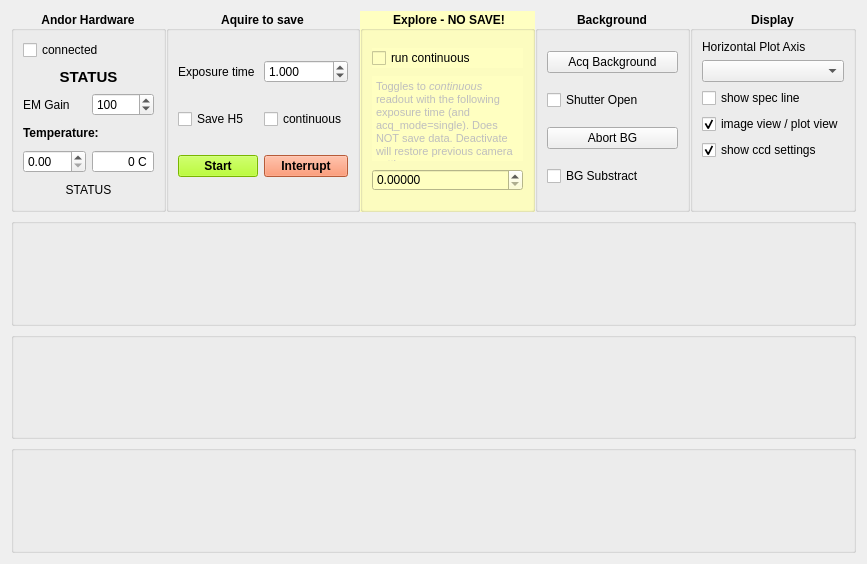
<?xml version="1.0" encoding="UTF-8"?>
<ui version="4.0">
 <class>Form</class>
 <widget class="QWidget" name="Form">
  <property name="geometry">
   <rect>
    <x>0</x>
    <y>0</y>
    <width>867</width>
    <height>564</height>
   </rect>
  </property>
  <property name="windowTitle">
   <string>Form</string>
  </property>
  <layout class="QVBoxLayout" name="verticalLayout_3">
   <item>
    <widget class="QWidget" name="Controlls" native="true">
     <property name="sizePolicy">
      <sizepolicy hsizetype="Preferred" vsizetype="Maximum">
       <horstretch>0</horstretch>
       <verstretch>0</verstretch>
      </sizepolicy>
     </property>
     <layout class="QHBoxLayout" name="horizontalLayout">
      <property name="spacing">
       <number>0</number>
      </property>
      <property name="leftMargin">
       <number>0</number>
      </property>
      <property name="topMargin">
       <number>0</number>
      </property>
      <property name="rightMargin">
       <number>0</number>
      </property>
      <property name="bottomMargin">
       <number>0</number>
      </property>
      <item>
       <widget class="QGroupBox" name="gridGroupBox">
        <property name="sizePolicy">
         <sizepolicy hsizetype="Preferred" vsizetype="Preferred">
          <horstretch>0</horstretch>
          <verstretch>0</verstretch>
         </sizepolicy>
        </property>
        <property name="font">
         <font>
          <weight>75</weight>
          <bold>true</bold>
         </font>
        </property>
        <property name="title">
         <string>Andor Hardware</string>
        </property>
        <property name="alignment">
         <set>Qt::AlignCenter</set>
        </property>
        <layout class="QGridLayout" name="gridLayout_6">
         <item row="4" column="0">
          <widget class="QDoubleSpinBox" name="temp_setpoint_doubleSpinBox">
           <property name="font">
            <font>
             <weight>50</weight>
             <bold>false</bold>
            </font>
           </property>
          </widget>
         </item>
         <item row="2" column="0">
          <widget class="QLabel" name="label_21">
           <property name="font">
            <font>
             <weight>50</weight>
             <bold>false</bold>
            </font>
           </property>
           <property name="text">
            <string>EM Gain</string>
           </property>
          </widget>
         </item>
         <item row="2" column="1">
          <widget class="QDoubleSpinBox" name="andor_ccd_emgain_doubleSpinBox">
           <property name="font">
            <font>
             <weight>50</weight>
             <bold>false</bold>
            </font>
           </property>
           <property name="keyboardTracking">
            <bool>false</bool>
           </property>
           <property name="decimals">
            <number>0</number>
           </property>
           <property name="maximum">
            <double>4096.000000000000000</double>
           </property>
           <property name="singleStep">
            <double>1.000000000000000</double>
           </property>
           <property name="value">
            <double>100.000000000000000</double>
           </property>
          </widget>
         </item>
         <item row="4" column="1">
          <widget class="QDoubleSpinBox" name="andor_ccd_temp_doubleSpinBox">
           <property name="font">
            <font>
             <weight>50</weight>
             <bold>false</bold>
            </font>
           </property>
           <property name="focusPolicy">
            <enum>Qt::NoFocus</enum>
           </property>
           <property name="alignment">
            <set>Qt::AlignRight|Qt::AlignTrailing|Qt::AlignVCenter</set>
           </property>
           <property name="readOnly">
            <bool>true</bool>
           </property>
           <property name="buttonSymbols">
            <enum>QAbstractSpinBox::NoButtons</enum>
           </property>
           <property name="suffix">
            <string> C</string>
           </property>
           <property name="decimals">
            <number>0</number>
           </property>
           <property name="minimum">
            <double>-300.000000000000000</double>
           </property>
           <property name="maximum">
            <double>999.000000000000000</double>
           </property>
          </widget>
         </item>
         <item row="5" column="0" colspan="2">
          <widget class="QLabel" name="temp_status_label">
           <property name="font">
            <font>
             <weight>50</weight>
             <bold>false</bold>
            </font>
           </property>
           <property name="text">
            <string>STATUS</string>
           </property>
           <property name="alignment">
            <set>Qt::AlignCenter</set>
           </property>
          </widget>
         </item>
         <item row="1" column="0" colspan="2">
          <widget class="QLabel" name="andor_ccd_status_label">
           <property name="font">
            <font>
             <pointsize>11</pointsize>
             <weight>75</weight>
             <bold>true</bold>
            </font>
           </property>
           <property name="text">
            <string>STATUS</string>
           </property>
           <property name="alignment">
            <set>Qt::AlignCenter</set>
           </property>
          </widget>
         </item>
         <item row="3" column="0" colspan="2">
          <widget class="QLabel" name="label_22">
           <property name="font">
            <font>
             <weight>75</weight>
             <bold>true</bold>
            </font>
           </property>
           <property name="text">
            <string>Temperature:</string>
           </property>
          </widget>
         </item>
         <item row="0" column="0" colspan="2">
          <widget class="QCheckBox" name="hw_connect_checkBox">
           <property name="font">
            <font>
             <weight>50</weight>
             <bold>false</bold>
            </font>
           </property>
           <property name="text">
            <string>connected</string>
           </property>
          </widget>
         </item>
        </layout>
       </widget>
      </item>
      <item>
       <widget class="QGroupBox" name="groupBox_scancontrol">
        <property name="enabled">
         <bool>true</bool>
        </property>
        <property name="sizePolicy">
         <sizepolicy hsizetype="Preferred" vsizetype="Preferred">
          <horstretch>0</horstretch>
          <verstretch>0</verstretch>
         </sizepolicy>
        </property>
        <property name="font">
         <font>
          <weight>75</weight>
          <bold>true</bold>
         </font>
        </property>
        <property name="title">
         <string>Aquire to save</string>
        </property>
        <property name="alignment">
         <set>Qt::AlignCenter</set>
        </property>
        <layout class="QGridLayout" name="gridLayout_4">
         <item row="5" column="1">
          <widget class="QPushButton" name="andor_ccd_start_pushButton">
           <property name="font">
            <font>
             <weight>75</weight>
             <bold>true</bold>
            </font>
           </property>
           <property name="styleSheet">
            <string notr="true">background-color: rgb(170, 255, 0)</string>
           </property>
           <property name="text">
            <string>Start</string>
           </property>
          </widget>
         </item>
         <item row="1" column="1">
          <widget class="QLabel" name="label">
           <property name="font">
            <font>
             <weight>50</weight>
             <bold>false</bold>
            </font>
           </property>
           <property name="text">
            <string>Exposure time</string>
           </property>
          </widget>
         </item>
         <item row="4" column="1">
          <widget class="QCheckBox" name="save_h5_checkBox">
           <property name="font">
            <font>
             <weight>50</weight>
             <bold>false</bold>
            </font>
           </property>
           <property name="text">
            <string>Save H5</string>
           </property>
          </widget>
         </item>
         <item row="4" column="2">
          <widget class="QCheckBox" name="andor_ccd_continuous_checkBox">
           <property name="font">
            <font>
             <weight>50</weight>
             <bold>false</bold>
            </font>
           </property>
           <property name="whatsThis">
            <string/>
           </property>
           <property name="text">
            <string>continuous</string>
           </property>
           <property name="checkable">
            <bool>true</bool>
           </property>
          </widget>
         </item>
         <item row="5" column="2">
          <widget class="QPushButton" name="andor_ccd_interrupt_pushButton">
           <property name="palette">
            <palette>
             <active>
              <colorrole role="WindowText">
               <brush brushstyle="SolidPattern">
                <color alpha="255">
                 <red>0</red>
                 <green>0</green>
                 <blue>0</blue>
                </color>
               </brush>
              </colorrole>
              <colorrole role="Button">
               <brush brushstyle="SolidPattern">
                <color alpha="255">
                 <red>255</red>
                 <green>127</green>
                 <blue>80</blue>
                </color>
               </brush>
              </colorrole>
              <colorrole role="Light">
               <brush brushstyle="SolidPattern">
                <color alpha="255">
                 <red>255</red>
                 <green>127</green>
                 <blue>191</blue>
                </color>
               </brush>
              </colorrole>
              <colorrole role="Midlight">
               <brush brushstyle="SolidPattern">
                <color alpha="255">
                 <red>255</red>
                 <green>63</green>
                 <blue>159</blue>
                </color>
               </brush>
              </colorrole>
              <colorrole role="Dark">
               <brush brushstyle="SolidPattern">
                <color alpha="255">
                 <red>127</red>
                 <green>0</green>
                 <blue>63</blue>
                </color>
               </brush>
              </colorrole>
              <colorrole role="Mid">
               <brush brushstyle="SolidPattern">
                <color alpha="255">
                 <red>170</red>
                 <green>0</green>
                 <blue>84</blue>
                </color>
               </brush>
              </colorrole>
              <colorrole role="Text">
               <brush brushstyle="SolidPattern">
                <color alpha="255">
                 <red>0</red>
                 <green>0</green>
                 <blue>0</blue>
                </color>
               </brush>
              </colorrole>
              <colorrole role="BrightText">
               <brush brushstyle="SolidPattern">
                <color alpha="255">
                 <red>255</red>
                 <green>255</green>
                 <blue>255</blue>
                </color>
               </brush>
              </colorrole>
              <colorrole role="ButtonText">
               <brush brushstyle="SolidPattern">
                <color alpha="255">
                 <red>0</red>
                 <green>0</green>
                 <blue>0</blue>
                </color>
               </brush>
              </colorrole>
              <colorrole role="Base">
               <brush brushstyle="SolidPattern">
                <color alpha="255">
                 <red>255</red>
                 <green>127</green>
                 <blue>80</blue>
                </color>
               </brush>
              </colorrole>
              <colorrole role="Window">
               <brush brushstyle="SolidPattern">
                <color alpha="255">
                 <red>255</red>
                 <green>127</green>
                 <blue>80</blue>
                </color>
               </brush>
              </colorrole>
              <colorrole role="Shadow">
               <brush brushstyle="SolidPattern">
                <color alpha="255">
                 <red>0</red>
                 <green>0</green>
                 <blue>0</blue>
                </color>
               </brush>
              </colorrole>
              <colorrole role="AlternateBase">
               <brush brushstyle="SolidPattern">
                <color alpha="255">
                 <red>255</red>
                 <green>127</green>
                 <blue>191</blue>
                </color>
               </brush>
              </colorrole>
              <colorrole role="ToolTipBase">
               <brush brushstyle="SolidPattern">
                <color alpha="255">
                 <red>255</red>
                 <green>255</green>
                 <blue>220</blue>
                </color>
               </brush>
              </colorrole>
              <colorrole role="ToolTipText">
               <brush brushstyle="SolidPattern">
                <color alpha="255">
                 <red>0</red>
                 <green>0</green>
                 <blue>0</blue>
                </color>
               </brush>
              </colorrole>
             </active>
             <inactive>
              <colorrole role="WindowText">
               <brush brushstyle="SolidPattern">
                <color alpha="255">
                 <red>0</red>
                 <green>0</green>
                 <blue>0</blue>
                </color>
               </brush>
              </colorrole>
              <colorrole role="Button">
               <brush brushstyle="SolidPattern">
                <color alpha="255">
                 <red>255</red>
                 <green>127</green>
                 <blue>80</blue>
                </color>
               </brush>
              </colorrole>
              <colorrole role="Light">
               <brush brushstyle="SolidPattern">
                <color alpha="255">
                 <red>255</red>
                 <green>127</green>
                 <blue>191</blue>
                </color>
               </brush>
              </colorrole>
              <colorrole role="Midlight">
               <brush brushstyle="SolidPattern">
                <color alpha="255">
                 <red>255</red>
                 <green>63</green>
                 <blue>159</blue>
                </color>
               </brush>
              </colorrole>
              <colorrole role="Dark">
               <brush brushstyle="SolidPattern">
                <color alpha="255">
                 <red>127</red>
                 <green>0</green>
                 <blue>63</blue>
                </color>
               </brush>
              </colorrole>
              <colorrole role="Mid">
               <brush brushstyle="SolidPattern">
                <color alpha="255">
                 <red>170</red>
                 <green>0</green>
                 <blue>84</blue>
                </color>
               </brush>
              </colorrole>
              <colorrole role="Text">
               <brush brushstyle="SolidPattern">
                <color alpha="255">
                 <red>0</red>
                 <green>0</green>
                 <blue>0</blue>
                </color>
               </brush>
              </colorrole>
              <colorrole role="BrightText">
               <brush brushstyle="SolidPattern">
                <color alpha="255">
                 <red>255</red>
                 <green>255</green>
                 <blue>255</blue>
                </color>
               </brush>
              </colorrole>
              <colorrole role="ButtonText">
               <brush brushstyle="SolidPattern">
                <color alpha="255">
                 <red>0</red>
                 <green>0</green>
                 <blue>0</blue>
                </color>
               </brush>
              </colorrole>
              <colorrole role="Base">
               <brush brushstyle="SolidPattern">
                <color alpha="255">
                 <red>255</red>
                 <green>127</green>
                 <blue>80</blue>
                </color>
               </brush>
              </colorrole>
              <colorrole role="Window">
               <brush brushstyle="SolidPattern">
                <color alpha="255">
                 <red>255</red>
                 <green>127</green>
                 <blue>80</blue>
                </color>
               </brush>
              </colorrole>
              <colorrole role="Shadow">
               <brush brushstyle="SolidPattern">
                <color alpha="255">
                 <red>0</red>
                 <green>0</green>
                 <blue>0</blue>
                </color>
               </brush>
              </colorrole>
              <colorrole role="AlternateBase">
               <brush brushstyle="SolidPattern">
                <color alpha="255">
                 <red>255</red>
                 <green>127</green>
                 <blue>191</blue>
                </color>
               </brush>
              </colorrole>
              <colorrole role="ToolTipBase">
               <brush brushstyle="SolidPattern">
                <color alpha="255">
                 <red>255</red>
                 <green>255</green>
                 <blue>220</blue>
                </color>
               </brush>
              </colorrole>
              <colorrole role="ToolTipText">
               <brush brushstyle="SolidPattern">
                <color alpha="255">
                 <red>0</red>
                 <green>0</green>
                 <blue>0</blue>
                </color>
               </brush>
              </colorrole>
             </inactive>
             <disabled>
              <colorrole role="WindowText">
               <brush brushstyle="SolidPattern">
                <color alpha="255">
                 <red>127</red>
                 <green>0</green>
                 <blue>63</blue>
                </color>
               </brush>
              </colorrole>
              <colorrole role="Button">
               <brush brushstyle="SolidPattern">
                <color alpha="255">
                 <red>255</red>
                 <green>127</green>
                 <blue>80</blue>
                </color>
               </brush>
              </colorrole>
              <colorrole role="Light">
               <brush brushstyle="SolidPattern">
                <color alpha="255">
                 <red>255</red>
                 <green>127</green>
                 <blue>191</blue>
                </color>
               </brush>
              </colorrole>
              <colorrole role="Midlight">
               <brush brushstyle="SolidPattern">
                <color alpha="255">
                 <red>255</red>
                 <green>63</green>
                 <blue>159</blue>
                </color>
               </brush>
              </colorrole>
              <colorrole role="Dark">
               <brush brushstyle="SolidPattern">
                <color alpha="255">
                 <red>127</red>
                 <green>0</green>
                 <blue>63</blue>
                </color>
               </brush>
              </colorrole>
              <colorrole role="Mid">
               <brush brushstyle="SolidPattern">
                <color alpha="255">
                 <red>170</red>
                 <green>0</green>
                 <blue>84</blue>
                </color>
               </brush>
              </colorrole>
              <colorrole role="Text">
               <brush brushstyle="SolidPattern">
                <color alpha="255">
                 <red>127</red>
                 <green>0</green>
                 <blue>63</blue>
                </color>
               </brush>
              </colorrole>
              <colorrole role="BrightText">
               <brush brushstyle="SolidPattern">
                <color alpha="255">
                 <red>255</red>
                 <green>255</green>
                 <blue>255</blue>
                </color>
               </brush>
              </colorrole>
              <colorrole role="ButtonText">
               <brush brushstyle="SolidPattern">
                <color alpha="255">
                 <red>127</red>
                 <green>0</green>
                 <blue>63</blue>
                </color>
               </brush>
              </colorrole>
              <colorrole role="Base">
               <brush brushstyle="SolidPattern">
                <color alpha="255">
                 <red>255</red>
                 <green>127</green>
                 <blue>80</blue>
                </color>
               </brush>
              </colorrole>
              <colorrole role="Window">
               <brush brushstyle="SolidPattern">
                <color alpha="255">
                 <red>255</red>
                 <green>127</green>
                 <blue>80</blue>
                </color>
               </brush>
              </colorrole>
              <colorrole role="Shadow">
               <brush brushstyle="SolidPattern">
                <color alpha="255">
                 <red>0</red>
                 <green>0</green>
                 <blue>0</blue>
                </color>
               </brush>
              </colorrole>
              <colorrole role="AlternateBase">
               <brush brushstyle="SolidPattern">
                <color alpha="255">
                 <red>255</red>
                 <green>0</green>
                 <blue>127</blue>
                </color>
               </brush>
              </colorrole>
              <colorrole role="ToolTipBase">
               <brush brushstyle="SolidPattern">
                <color alpha="255">
                 <red>255</red>
                 <green>255</green>
                 <blue>220</blue>
                </color>
               </brush>
              </colorrole>
              <colorrole role="ToolTipText">
               <brush brushstyle="SolidPattern">
                <color alpha="255">
                 <red>0</red>
                 <green>0</green>
                 <blue>0</blue>
                </color>
               </brush>
              </colorrole>
             </disabled>
            </palette>
           </property>
           <property name="font">
            <font>
             <weight>75</weight>
             <bold>true</bold>
            </font>
           </property>
           <property name="styleSheet">
            <string notr="true">background-color: coral;</string>
           </property>
           <property name="text">
            <string>Interrupt</string>
           </property>
          </widget>
         </item>
         <item row="1" column="2">
          <widget class="QDoubleSpinBox" name="andor_ccd_int_time_doubleSpinBox">
           <property name="font">
            <font>
             <weight>50</weight>
             <bold>false</bold>
            </font>
           </property>
           <property name="keyboardTracking">
            <bool>false</bool>
           </property>
           <property name="decimals">
            <number>3</number>
           </property>
           <property name="minimum">
            <double>0.001000000000000</double>
           </property>
           <property name="maximum">
            <double>999.990000000000009</double>
           </property>
           <property name="singleStep">
            <double>0.100000000000000</double>
           </property>
           <property name="value">
            <double>1.000000000000000</double>
           </property>
          </widget>
         </item>
        </layout>
       </widget>
      </item>
      <item>
       <widget class="QGroupBox" name="groupBox_3">
        <property name="sizePolicy">
         <sizepolicy hsizetype="Maximum" vsizetype="Preferred">
          <horstretch>0</horstretch>
          <verstretch>0</verstretch>
         </sizepolicy>
        </property>
        <property name="maximumSize">
         <size>
          <width>175</width>
          <height>16777215</height>
         </size>
        </property>
        <property name="font">
         <font>
          <weight>75</weight>
          <bold>true</bold>
         </font>
        </property>
        <property name="styleSheet">
         <string notr="true">background:rgb(255, 255, 193)</string>
        </property>
        <property name="title">
         <string>Explore - NO SAVE!</string>
        </property>
        <property name="alignment">
         <set>Qt::AlignCenter</set>
        </property>
        <property name="flat">
         <bool>true</bool>
        </property>
        <layout class="QVBoxLayout" name="verticalLayout_4">
         <property name="spacing">
          <number>0</number>
         </property>
         <item>
          <widget class="QCheckBox" name="explore_mode_checkBox">
           <property name="font">
            <font>
             <weight>50</weight>
             <bold>false</bold>
            </font>
           </property>
           <property name="text">
            <string>run continuous</string>
           </property>
          </widget>
         </item>
         <item>
          <widget class="QTextEdit" name="textEdit">
           <property name="enabled">
            <bool>false</bool>
           </property>
           <property name="maximumSize">
            <size>
             <width>16777215</width>
             <height>85</height>
            </size>
           </property>
           <property name="frameShape">
            <enum>QFrame::NoFrame</enum>
           </property>
           <property name="frameShadow">
            <enum>QFrame::Plain</enum>
           </property>
           <property name="lineWidth">
            <number>0</number>
           </property>
           <property name="verticalScrollBarPolicy">
            <enum>Qt::ScrollBarAlwaysOff</enum>
           </property>
           <property name="horizontalScrollBarPolicy">
            <enum>Qt::ScrollBarAlwaysOff</enum>
           </property>
           <property name="html">
            <string>&lt;!DOCTYPE HTML PUBLIC &quot;-//W3C//DTD HTML 4.0//EN&quot; &quot;http://www.w3.org/TR/REC-html40/strict.dtd&quot;&gt;
&lt;html&gt;&lt;head&gt;&lt;meta name=&quot;qrichtext&quot; content=&quot;1&quot; /&gt;&lt;style type=&quot;text/css&quot;&gt;
p, li { white-space: pre-wrap; }
&lt;/style&gt;&lt;/head&gt;&lt;body style=&quot; font-family:'MS Shell Dlg 2'; font-size:8.25pt; font-weight:400; font-style:normal;&quot;&gt;
&lt;p style=&quot; margin-top:0px; margin-bottom:0px; margin-left:0px; margin-right:0px; -qt-block-indent:0; text-indent:0px;&quot;&gt;&lt;span style=&quot; font-size:8pt;&quot;&gt;Toggles to &lt;/span&gt;&lt;span style=&quot; font-size:8pt; font-style:italic;&quot;&gt;continuous&lt;/span&gt;&lt;span style=&quot; font-size:8pt;&quot;&gt; readout with the following exposure time (and acq_mode=single). Does NOT save data. Deactivate will restore previous camera settings. &lt;/span&gt;&lt;/p&gt;&lt;/body&gt;&lt;/html&gt;</string>
           </property>
          </widget>
         </item>
         <item>
          <widget class="QDoubleSpinBox" name="explore_mode_exposure_time_doubleSpinBox">
           <property name="font">
            <font>
             <weight>50</weight>
             <bold>false</bold>
            </font>
           </property>
           <property name="decimals">
            <number>5</number>
           </property>
          </widget>
         </item>
        </layout>
       </widget>
      </item>
      <item>
       <widget class="QGroupBox" name="groupBox">
        <property name="sizePolicy">
         <sizepolicy hsizetype="Preferred" vsizetype="Preferred">
          <horstretch>0</horstretch>
          <verstretch>0</verstretch>
         </sizepolicy>
        </property>
        <property name="font">
         <font>
          <weight>75</weight>
          <bold>true</bold>
         </font>
        </property>
        <property name="title">
         <string>Background</string>
        </property>
        <property name="alignment">
         <set>Qt::AlignCenter</set>
        </property>
        <layout class="QGridLayout" name="gridLayout_2">
         <item row="2" column="0">
          <widget class="QCheckBox" name="andor_ccd_shutter_open_checkBox">
           <property name="font">
            <font>
             <weight>50</weight>
             <bold>false</bold>
            </font>
           </property>
           <property name="text">
            <string>Shutter Open</string>
           </property>
           <property name="tristate">
            <bool>false</bool>
           </property>
          </widget>
         </item>
         <item row="3" column="0">
          <widget class="QPushButton" name="andor_ccd_abort_bg_pushButton">
           <property name="font">
            <font>
             <weight>50</weight>
             <bold>false</bold>
            </font>
           </property>
           <property name="text">
            <string>Abort BG</string>
           </property>
          </widget>
         </item>
         <item row="4" column="0">
          <widget class="QCheckBox" name="andor_ccd_bgsub_checkBox">
           <property name="font">
            <font>
             <weight>50</weight>
             <bold>false</bold>
            </font>
           </property>
           <property name="text">
            <string>BG Substract</string>
           </property>
          </widget>
         </item>
         <item row="1" column="0">
          <widget class="QPushButton" name="andor_ccd_acq_bg_pushButton">
           <property name="font">
            <font>
             <weight>50</weight>
             <bold>false</bold>
            </font>
           </property>
           <property name="text">
            <string>Acq Background</string>
           </property>
          </widget>
         </item>
         <item row="5" column="0">
          <layout class="QVBoxLayout" name="verticalLayout"/>
         </item>
        </layout>
       </widget>
      </item>
      <item>
       <widget class="QGroupBox" name="groupBox_2">
        <property name="sizePolicy">
         <sizepolicy hsizetype="Preferred" vsizetype="Preferred">
          <horstretch>0</horstretch>
          <verstretch>0</verstretch>
         </sizepolicy>
        </property>
        <property name="font">
         <font>
          <weight>75</weight>
          <bold>true</bold>
         </font>
        </property>
        <property name="title">
         <string>Display</string>
        </property>
        <property name="alignment">
         <set>Qt::AlignCenter</set>
        </property>
        <layout class="QGridLayout" name="gridLayout_3">
         <item row="4" column="0">
          <widget class="QLabel" name="label_2">
           <property name="font">
            <font>
             <weight>50</weight>
             <bold>false</bold>
            </font>
           </property>
           <property name="text">
            <string>Horizontal Plot Axis</string>
           </property>
          </widget>
         </item>
         <item row="7" column="0">
          <widget class="QCheckBox" name="image_view_checkBox">
           <property name="font">
            <font>
             <weight>50</weight>
             <bold>false</bold>
            </font>
           </property>
           <property name="text">
            <string>image view / plot view</string>
           </property>
           <property name="checked">
            <bool>true</bool>
           </property>
          </widget>
         </item>
         <item row="8" column="0">
          <widget class="QCheckBox" name="show_ccd_settings_checkBox">
           <property name="font">
            <font>
             <weight>50</weight>
             <bold>false</bold>
            </font>
           </property>
           <property name="text">
            <string>show ccd settings</string>
           </property>
           <property name="checked">
            <bool>true</bool>
           </property>
          </widget>
         </item>
         <item row="5" column="0">
          <widget class="QComboBox" name="wl_calib_comboBox">
           <property name="font">
            <font>
             <weight>50</weight>
             <bold>false</bold>
            </font>
           </property>
          </widget>
         </item>
         <item row="9" column="0">
          <spacer name="verticalSpacer">
           <property name="orientation">
            <enum>Qt::Vertical</enum>
           </property>
           <property name="sizeHint" stdset="0">
            <size>
             <width>20</width>
             <height>40</height>
            </size>
           </property>
          </spacer>
         </item>
         <item row="6" column="0">
          <widget class="QCheckBox" name="show_spec_line_checkBox">
           <property name="font">
            <font>
             <weight>50</weight>
             <bold>false</bold>
            </font>
           </property>
           <property name="text">
            <string>show spec line</string>
           </property>
          </widget>
         </item>
        </layout>
       </widget>
      </item>
     </layout>
    </widget>
   </item>
   <item>
    <widget class="QGroupBox" name="plot_groupBox">
     <property name="sizePolicy">
      <sizepolicy hsizetype="Preferred" vsizetype="Preferred">
       <horstretch>0</horstretch>
       <verstretch>0</verstretch>
      </sizepolicy>
     </property>
     <property name="title">
      <string/>
     </property>
     <property name="flat">
      <bool>true</bool>
     </property>
     <layout class="QVBoxLayout" name="verticalLayout_2">
      <property name="leftMargin">
       <number>0</number>
      </property>
      <property name="topMargin">
       <number>0</number>
      </property>
      <property name="rightMargin">
       <number>0</number>
      </property>
      <property name="bottomMargin">
       <number>0</number>
      </property>
     </layout>
    </widget>
   </item>
   <item>
    <widget class="QGroupBox" name="image_groupBox">
     <property name="flat">
      <bool>true</bool>
     </property>
     <layout class="QVBoxLayout" name="img_groupBox">
      <property name="leftMargin">
       <number>0</number>
      </property>
      <property name="topMargin">
       <number>0</number>
      </property>
      <property name="rightMargin">
       <number>0</number>
      </property>
      <property name="bottomMargin">
       <number>0</number>
      </property>
     </layout>
    </widget>
   </item>
   <item>
    <widget class="QGroupBox" name="ccd_settings_GroupBox">
     <property name="flat">
      <bool>true</bool>
     </property>
     <layout class="QVBoxLayout" name="verticalLayout_5"/>
    </widget>
   </item>
  </layout>
 </widget>
 <resources/>
 <connections>
  <connection>
   <sender>image_view_checkBox</sender>
   <signal>toggled(bool)</signal>
   <receiver>plot_groupBox</receiver>
   <slot>setHidden(bool)</slot>
   <hints>
    <hint type="sourcelabel">
     <x>806</x>
     <y>85</y>
    </hint>
    <hint type="destinationlabel">
     <x>792</x>
     <y>179</y>
    </hint>
   </hints>
  </connection>
  <connection>
   <sender>image_view_checkBox</sender>
   <signal>toggled(bool)</signal>
   <receiver>image_groupBox</receiver>
   <slot>setVisible(bool)</slot>
   <hints>
    <hint type="sourcelabel">
     <x>823</x>
     <y>89</y>
    </hint>
    <hint type="destinationlabel">
     <x>826</x>
     <y>307</y>
    </hint>
   </hints>
  </connection>
  <connection>
   <sender>show_ccd_settings_checkBox</sender>
   <signal>toggled(bool)</signal>
   <receiver>ccd_settings_GroupBox</receiver>
   <slot>setVisible(bool)</slot>
   <hints>
    <hint type="sourcelabel">
     <x>812</x>
     <y>113</y>
    </hint>
    <hint type="destinationlabel">
     <x>851</x>
     <y>435</y>
    </hint>
   </hints>
  </connection>
  <connection>
   <sender>explore_mode_checkBox</sender>
   <signal>toggled(bool)</signal>
   <receiver>groupBox_scancontrol</receiver>
   <slot>setDisabled(bool)</slot>
   <hints>
    <hint type="sourcelabel">
     <x>427</x>
     <y>37</y>
    </hint>
    <hint type="destinationlabel">
     <x>349</x>
     <y>26</y>
    </hint>
   </hints>
  </connection>
 </connections>
</ui>
